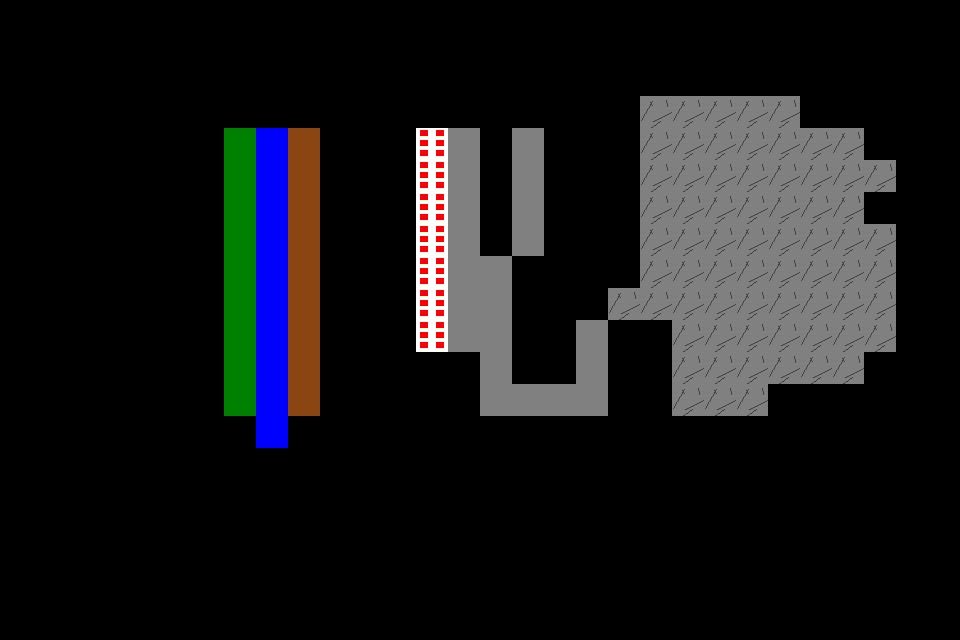

This is a level from a 2D game, rendered from its Tiled map with the project's own tilesets. A one-line summary and the complete map file follow:
An orthogonal 30x20 tile map with 32x32 px tiles, 1 tile layer (Camada de Blocos 1), 3 tilesets.

<map version="1.10" tiledversion="1.11.0" orientation="orthogonal" renderorder="right-down" width="30" height="20" tilewidth="32" tileheight="32" infinite="0" nextlayerid="2" nextobjectid="1">
 <tileset firstgid="1" source="antigo_tileset.tsx" />
 <tileset firstgid="4" source="atual_tileset.tsx" />
 <tileset firstgid="7" source="distopico_tileset.tsx" />
 <layer id="1" name="Camada de Blocos 1" width="30" height="20">
  <data encoding="csv">
0,0,0,0,0,0,0,0,0,0,0,0,0,0,0,0,0,0,0,0,0,0,0,0,0,0,0,0,0,0,
0,0,0,0,0,0,0,0,0,0,0,0,0,0,0,0,0,0,0,0,0,0,0,0,0,0,0,0,0,0,
0,0,0,0,0,0,0,0,0,0,0,0,0,0,0,0,0,0,0,0,0,0,0,0,0,0,0,0,0,0,
0,0,0,0,0,0,0,0,0,0,0,0,0,0,0,0,0,0,0,0,7,7,7,7,7,0,0,0,0,0,
0,0,0,0,0,0,0,1,2,3,0,0,6,5,4,0,4,0,0,0,7,7,7,7,7,7,7,0,0,0,
0,0,0,0,0,0,0,1,2,3,0,0,6,5,4,0,4,0,0,0,7,7,7,7,7,7,7,7,0,0,
0,0,0,0,0,0,0,1,2,3,0,0,6,5,4,0,4,0,0,0,7,7,7,7,7,7,7,0,0,0,
0,0,0,0,0,0,0,1,2,3,0,0,6,5,4,0,4,0,0,0,7,7,7,7,7,7,7,7,0,0,
0,0,0,0,0,0,0,1,2,3,0,6,6,5,4,4,0,0,0,0,7,7,7,7,7,7,7,7,0,0,
0,0,0,0,0,0,0,1,2,3,0,6,6,5,4,4,0,0,0,7,7,7,7,7,7,7,7,7,0,0,
0,0,0,0,0,0,0,1,2,3,0,6,6,5,4,4,0,0,4,0,0,7,7,7,7,7,7,7,0,0,
0,0,0,0,0,0,0,1,2,3,0,0,0,0,0,4,0,0,4,0,0,7,7,7,7,7,7,0,0,0,
0,0,0,0,0,0,0,1,2,3,0,0,0,0,0,4,4,4,4,0,0,7,7,7,0,0,0,0,0,0,
0,0,0,0,0,0,0,0,2,0,0,0,0,0,0,0,0,0,0,0,0,0,0,0,0,0,0,0,0,0,
0,0,0,0,0,0,0,0,0,0,0,0,0,0,0,0,0,0,0,0,0,0,0,0,0,0,0,0,0,0,
0,0,0,0,0,0,0,0,0,0,0,0,0,0,0,0,0,0,0,0,0,0,0,0,0,0,0,0,0,0,
0,0,0,0,0,0,0,0,0,0,0,0,0,0,0,0,0,0,0,0,0,0,0,0,0,0,0,0,0,0,
0,0,0,0,0,0,0,0,0,0,0,0,0,0,0,0,0,0,0,0,0,0,0,0,0,0,0,0,0,0,
0,0,0,0,0,0,0,0,0,0,0,0,0,0,0,0,0,0,0,0,0,0,0,0,0,0,0,0,0,0,
0,0,0,0,0,0,0,0,0,0,0,0,0,0,0,0,0,0,0,0,0,0,0,0,0,0,0,0,0,0
</data>
 </layer>
</map>